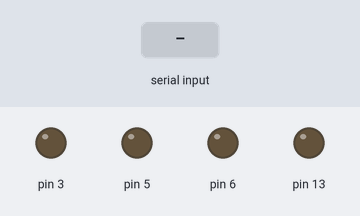
The sketch below on a simulated Arduino Uno, built with avr-gcc and run on an emulated ATmega328P. Parts: output pins drawn as LEDs (lit = HIGH). The inputs (shaded band) are chosen by the test bench.

Above: at 1.2 s.
1.3 s: "a90\n" received over Serial
At 2.1 s:
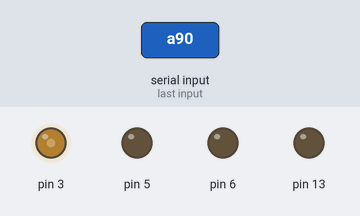
2.8 s: "90,45\n" received over Serial
At 3.2 s:
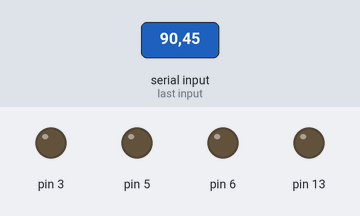
Timing chart, 0 to 5.8 s (numbered marks = the images above; inputs shaded):
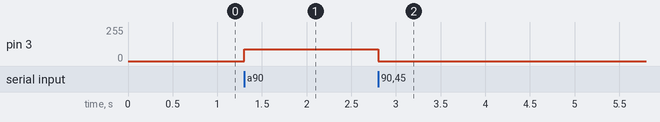

The sketch:

bt.ino
```cpp
void setup(){
	Serial.begin(9600);
	Serial.setTimeout(50);
	pinMode(13,OUTPUT);
	digitalWrite(13,0);
	pinMode(3,OUTPUT);
	pinMode(6,OUTPUT);
	pinMode(5,OUTPUT);
}
void loop(){
	int red=0;
	if (Serial.available() > 1){
		char key = Serial.read();
		int val = Serial.parseInt();
		switch(key){
			case 'a' : analogWrite(3,val); break;
			case 'b' : analogWrite(6,val); break;
			case 'l' : analogWrite(5,val); break;
			default: digitalWrite(3,0); digitalWrite(6,0); digitalWrite(5,0); break;
		}
	}
}
```

Measured:
- after the input at 1.3 s, pin 3: 0/255 → 90/255 at once
- after the input at 2.8 s, pin 3: 90/255 → 0/255 at once
